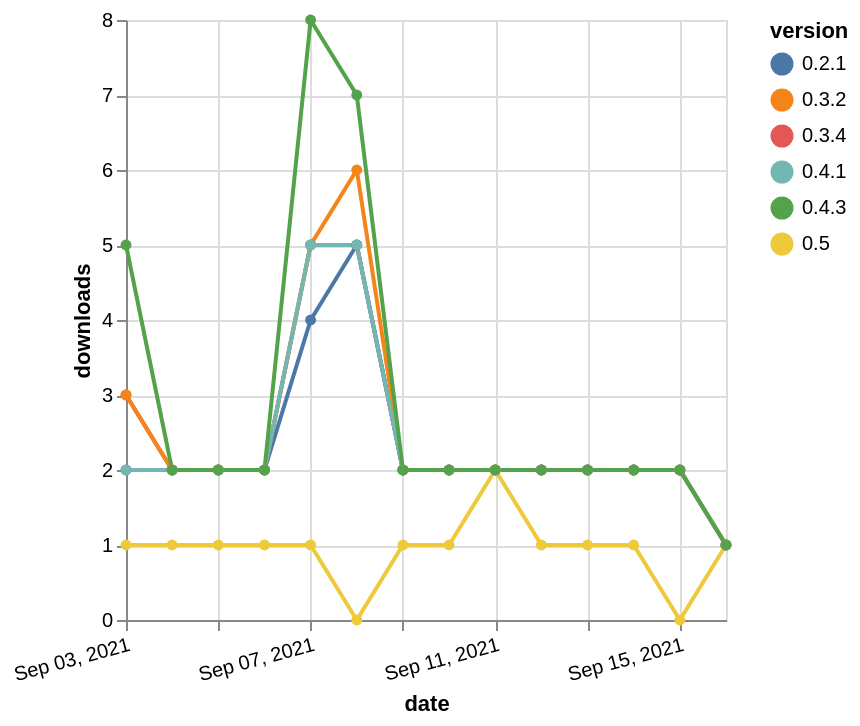

Write a Vega-Lite specification for this figure.
### Vega-Lite specification from a JSON file in a GitHub repository (floating-point values rounded to 4 significant figures)
{"$schema": "https://vega.github.io/schema/vega-lite/v5.json", "description": "A simple bar chart with embedded data.", "data": {"values": [{"date": "2021-09-03", "total": 3735, "delta": 3, "version": "0.3.4"}, {"date": "2021-09-04", "total": 3737, "delta": 2, "version": "0.3.4"}, {"date": "2021-09-05", "total": 3739, "delta": 2, "version": "0.3.4"}, {"date": "2021-09-06", "total": 3741, "delta": 2, "version": "0.3.4"}, {"date": "2021-09-07", "total": 3746, "delta": 5, "version": "0.3.4"}, {"date": "2021-09-08", "total": 3751, "delta": 5, "version": "0.3.4"}, {"date": "2021-09-09", "total": 3753, "delta": 2, "version": "0.3.4"}, {"date": "2021-09-10", "total": 3755, "delta": 2, "version": "0.3.4"}, {"date": "2021-09-11", "total": 3757, "delta": 2, "version": "0.3.4"}, {"date": "2021-09-12", "total": 3759, "delta": 2, "version": "0.3.4"}, {"date": "2021-09-13", "total": 3761, "delta": 2, "version": "0.3.4"}, {"date": "2021-09-14", "total": 3763, "delta": 2, "version": "0.3.4"}, {"date": "2021-09-15", "total": 3765, "delta": 2, "version": "0.3.4"}, {"date": "2021-09-16", "total": 3766, "delta": 1, "version": "0.3.4"}, {"date": "2021-09-03", "total": 3815, "delta": 2, "version": "0.2.1"}, {"date": "2021-09-04", "total": 3817, "delta": 2, "version": "0.2.1"}, {"date": "2021-09-05", "total": 3819, "delta": 2, "version": "0.2.1"}, {"date": "2021-09-06", "total": 3821, "delta": 2, "version": "0.2.1"}, {"date": "2021-09-07", "total": 3825, "delta": 4, "version": "0.2.1"}, {"date": "2021-09-08", "total": 3830, "delta": 5, "version": "0.2.1"}, {"date": "2021-09-09", "total": 3832, "delta": 2, "version": "0.2.1"}, {"date": "2021-09-10", "total": 3834, "delta": 2, "version": "0.2.1"}, {"date": "2021-09-11", "total": 3836, "delta": 2, "version": "0.2.1"}, {"date": "2021-09-12", "total": 3838, "delta": 2, "version": "0.2.1"}, {"date": "2021-09-13", "total": 3840, "delta": 2, "version": "0.2.1"}, {"date": "2021-09-14", "total": 3842, "delta": 2, "version": "0.2.1"}, {"date": "2021-09-15", "total": 3844, "delta": 2, "version": "0.2.1"}, {"date": "2021-09-16", "total": 3845, "delta": 1, "version": "0.2.1"}, {"date": "2021-09-03", "total": 4362, "delta": 3, "version": "0.3.2"}, {"date": "2021-09-04", "total": 4364, "delta": 2, "version": "0.3.2"}, {"date": "2021-09-05", "total": 4366, "delta": 2, "version": "0.3.2"}, {"date": "2021-09-06", "total": 4368, "delta": 2, "version": "0.3.2"}, {"date": "2021-09-07", "total": 4373, "delta": 5, "version": "0.3.2"}, {"date": "2021-09-08", "total": 4379, "delta": 6, "version": "0.3.2"}, {"date": "2021-09-09", "total": 4381, "delta": 2, "version": "0.3.2"}, {"date": "2021-09-10", "total": 4383, "delta": 2, "version": "0.3.2"}, {"date": "2021-09-11", "total": 4385, "delta": 2, "version": "0.3.2"}, {"date": "2021-09-12", "total": 4387, "delta": 2, "version": "0.3.2"}, {"date": "2021-09-13", "total": 4389, "delta": 2, "version": "0.3.2"}, {"date": "2021-09-14", "total": 4391, "delta": 2, "version": "0.3.2"}, {"date": "2021-09-15", "total": 4393, "delta": 2, "version": "0.3.2"}, {"date": "2021-09-16", "total": 4394, "delta": 1, "version": "0.3.2"}, {"date": "2021-09-03", "total": 172, "delta": 1, "version": "0.5"}, {"date": "2021-09-04", "total": 173, "delta": 1, "version": "0.5"}, {"date": "2021-09-05", "total": 174, "delta": 1, "version": "0.5"}, {"date": "2021-09-06", "total": 175, "delta": 1, "version": "0.5"}, {"date": "2021-09-07", "total": 176, "delta": 1, "version": "0.5"}, {"date": "2021-09-08", "total": 176, "delta": 0, "version": "0.5"}, {"date": "2021-09-09", "total": 177, "delta": 1, "version": "0.5"}, {"date": "2021-09-10", "total": 178, "delta": 1, "version": "0.5"}, {"date": "2021-09-11", "total": 180, "delta": 2, "version": "0.5"}, {"date": "2021-09-12", "total": 181, "delta": 1, "version": "0.5"}, {"date": "2021-09-13", "total": 182, "delta": 1, "version": "0.5"}, {"date": "2021-09-14", "total": 183, "delta": 1, "version": "0.5"}, {"date": "2021-09-15", "total": 183, "delta": 0, "version": "0.5"}, {"date": "2021-09-16", "total": 184, "delta": 1, "version": "0.5"}, {"date": "2021-09-03", "total": 3725, "delta": 2, "version": "0.4.1"}, {"date": "2021-09-04", "total": 3727, "delta": 2, "version": "0.4.1"}, {"date": "2021-09-05", "total": 3729, "delta": 2, "version": "0.4.1"}, {"date": "2021-09-06", "total": 3731, "delta": 2, "version": "0.4.1"}, {"date": "2021-09-07", "total": 3736, "delta": 5, "version": "0.4.1"}, {"date": "2021-09-08", "total": 3741, "delta": 5, "version": "0.4.1"}, {"date": "2021-09-09", "total": 3743, "delta": 2, "version": "0.4.1"}, {"date": "2021-09-10", "total": 3745, "delta": 2, "version": "0.4.1"}, {"date": "2021-09-11", "total": 3747, "delta": 2, "version": "0.4.1"}, {"date": "2021-09-12", "total": 3749, "delta": 2, "version": "0.4.1"}, {"date": "2021-09-13", "total": 3751, "delta": 2, "version": "0.4.1"}, {"date": "2021-09-14", "total": 3753, "delta": 2, "version": "0.4.1"}, {"date": "2021-09-15", "total": 3755, "delta": 2, "version": "0.4.1"}, {"date": "2021-09-16", "total": 3756, "delta": 1, "version": "0.4.1"}, {"date": "2021-09-03", "total": 4951, "delta": 5, "version": "0.4.3"}, {"date": "2021-09-04", "total": 4953, "delta": 2, "version": "0.4.3"}, {"date": "2021-09-05", "total": 4955, "delta": 2, "version": "0.4.3"}, {"date": "2021-09-06", "total": 4957, "delta": 2, "version": "0.4.3"}, {"date": "2021-09-07", "total": 4965, "delta": 8, "version": "0.4.3"}, {"date": "2021-09-08", "total": 4972, "delta": 7, "version": "0.4.3"}, {"date": "2021-09-09", "total": 4974, "delta": 2, "version": "0.4.3"}, {"date": "2021-09-10", "total": 4976, "delta": 2, "version": "0.4.3"}, {"date": "2021-09-11", "total": 4978, "delta": 2, "version": "0.4.3"}, {"date": "2021-09-12", "total": 4980, "delta": 2, "version": "0.4.3"}, {"date": "2021-09-13", "total": 4982, "delta": 2, "version": "0.4.3"}, {"date": "2021-09-14", "total": 4984, "delta": 2, "version": "0.4.3"}, {"date": "2021-09-15", "total": 4986, "delta": 2, "version": "0.4.3"}, {"date": "2021-09-16", "total": 4987, "delta": 1, "version": "0.4.3"}]}, "width": "container", "mark": {"type": "line", "point": {"filled": true}}, "encoding": {"x": {"field": "date", "type": "temporal", "timeUnit": "yearmonthdate", "title": "date", "axis": {"labelAngle": -15}}, "y": {"field": "delta", "type": "quantitative", "title": "downloads"}, "color": {"field": "version", "type": "nominal"}, "tooltip": {"field": "delta"}}}
